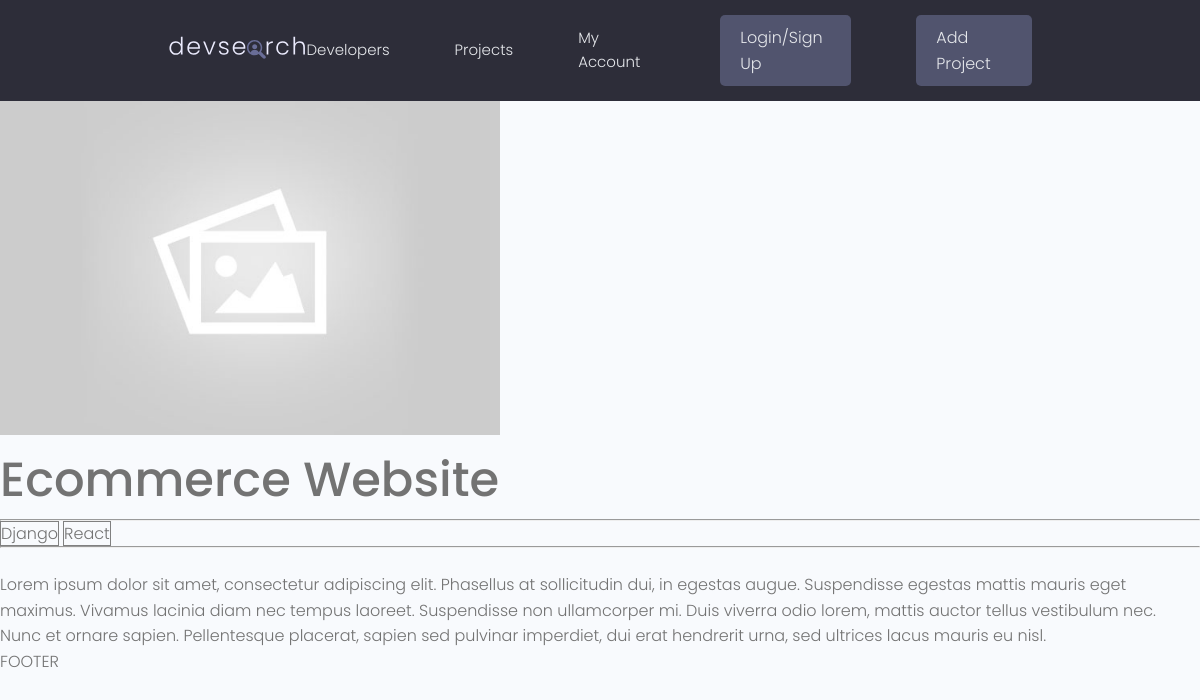
/project/e84c1c71-a8aa-44c6-8b43-f0d25c85a5fd/, run on the app's committed database.
### projects/models.py (models this page shows, shortened)
class Project(models.Model):
    title = models.CharField(max_length=200)
    description = models.TextField(null=True, blank=True) #makes it not mandatory; null=false by default
    featured_image = models.ImageField(null=True, blank=True, default="default.jpg") #need to pip install pillow to use this
    demo_link = models.CharField(max_length=2000, null=True, blank=True)
    source_link = models.CharField(max_length=2000, null=True, blank=True)
    tags = models.ManyToManyField('Tag', blank=True)
    vote_total = models.IntegerField(default=0, null=True, blank=True)
    vote_ratio = models.IntegerField(default=0, null=True, blank=True)
    created = models.DateTimeField(auto_now_add=True)
    id = models.UUIDField(default=uuid.uuid4, unique=True, primary_key=True, editable=False)

class Tag(models.Model):
    name = models.CharField(max_length=200)
    created = models.DateTimeField(auto_now_add=True)
    id = models.UUIDField(default=uuid.uuid4, unique=True, primary_key=True, editable=False)
    def __str__(self):
        return self.name

### projects/views.py (the view)
# urls.py: path('project/<str:pk>/',views.project, name="project"), #pk = primary key; can also use slug or int
def project(request, pk): #pk: dynamic value (primary key)
    projectObj = Project.objects.get(id=pk)
    return render(request, 'projects/single-project.html', {'project':projectObj})

### projects/templates/projects/single-project.html
{% extends 'main.html' %}
{% block content %}
<img style="max-width: 500px;" src="{{ project.featured_image.url }}">
<h1>{{project.title}}</h1>
<hr>
{% for tag in project.tags.all %}
    <span style="border:1px solid grey">{{tag}}</span>
{% endfor %}
<hr>
<br>
<p>{{project.description}}</p>
{% endblock content %}

### static/styles/app.css (style rules this page uses)
:root { --color-sub: #2d2d39; }
img { width: 100%; }

### static/uikit/styles/modules/_variables.css (style rules this page uses)
:root { --color-main: #5aa5b9; --color-main-light: #e6faff; --color-sub: #3f4156; --color-sub-light: #51546e; --color-sub-lighter: #ededfd; --color-text: #737373; --color-gray: #8b8b8b; --color-light: #e5e7eb; --color-light-gray: #767676; --color-bg: #f8fafd; --color-white: #fffefd; --color-white-light: #f3f3f3; --color-success: #359e64; --color-success-bg: #def8e8; --color-error: #fc4b0b; --color-error-bg: #fff2ee; --font-base: 'Poppins', arial, helvetica, 'Segoe UI', roboto, ubuntu, sans-serif; --font-monospace: 'Fira Code', 'Courier New', courier, monospace; --font-regular: 300; --font-medium: 500; --font-bold: 700; --generic-shadow: 1px 1px 5px #00000010; --generic-transition: all 0.3s ease-in-out; }

### static/uikit/styles/modules/_base.css (style rules this page uses)
* { margin: 0; padding: 0; box-sizing: border-box; text-rendering: optimizeLegibility; color: inherit; font-size: inherit; }
html { font-size: 50%; }
@media only screen and (min-width: 480px) { html { font-size: 56.25%; } }
@media only screen and (min-width: 1200px) { html { font-size: 62.5%; } }
body { line-height: 1.6; font-weight: 400; font-size: 1.5rem; color: var(--color-text); background-color: var(--color-bg); min-height: 100vh; }

### static/uikit/styles/modules/_typography.css (style rules this page uses)
* { font-family: var(--font-base); }
h1 { font-size: 4.8rem; font-weight: var(--font-medium); }
p, span, strong { font-size: 1.6rem; color: var(--color-text); font-weight: var(--font-regular); }

### data on the page
Project: featured_image (placeholder picture), title "Ecommerce Website", description "Lorem ipsum dolor sit amet, consectetur adipiscing elit. Phasellus at sollicitudin dui, in egestas augue. Suspendisse egestas mattis mauris eget maximus. Vivamus lacinia diam nec tempus laoreet. Suspendisse non ullamcorper mi. Duis viverra odio lorem, mattis auctor tellus vestibulum nec. Nunc et ornare sapien. Pellentesque placerat, sapien sed pulvinar imperdiet, dui erat hendrerit urna, sed ultrices lacus mauris eu nisl."
Tag: name "Django"
Tag: name "React"
